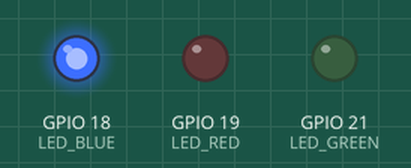
The sketch below on a simulated ESP32. On the bench: output pins drawn as LEDs (lit = HIGH).

Above: at 0.2 s.
At 0.7 s:
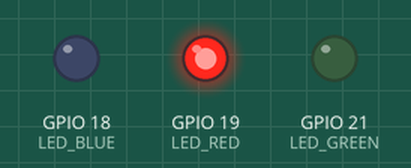
At 2.7 s:
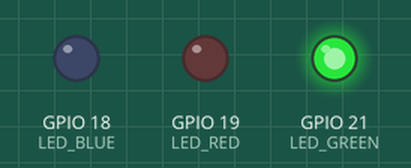
Timing chart, 0 to 3.5 s (numbered marks = the images above):
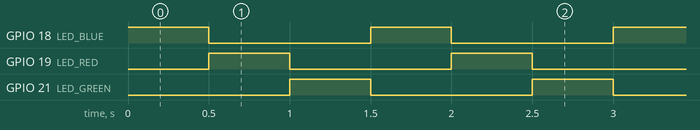

The sketch:

hello_03_3lights.ino
```cpp
// Program 3: Cycle 3 LEDs (blue/red/green) one at a time
// Breadboard wiring:
//   Blue LED  anode -> GPIO18, cathode -> GND (through resistor)
//   Red LED   anode -> GPIO19, cathode -> GND (through resistor)
//   Green LED anode -> GPIO21, cathode -> GND (through resistor)

#define LED_BLUE  18
#define LED_RED   19
#define LED_GREEN 21
#define PAUSE 500  // delay in ms per color

void setup() {
  pinMode(LED_BLUE, OUTPUT);
  pinMode(LED_RED, OUTPUT);
  pinMode(LED_GREEN, OUTPUT);
}

void loop() {
  digitalWrite(LED_BLUE, HIGH);
  delay(PAUSE);
  digitalWrite(LED_BLUE, LOW);

  digitalWrite(LED_RED, HIGH);
  delay(PAUSE);
  digitalWrite(LED_RED, LOW);

  digitalWrite(LED_GREEN, HIGH);
  delay(PAUSE);
  digitalWrite(LED_GREEN, LOW);
}
```

Measured:
- by itself, GPIO 18 (LED_BLUE), GPIO 19 (LED_RED), GPIO 21 (LED_GREEN): alternates HIGH for 0.50 s and LOW for 1.0 s
- by itself, everything shown: repeats every 1.5 s, in 4 steps
